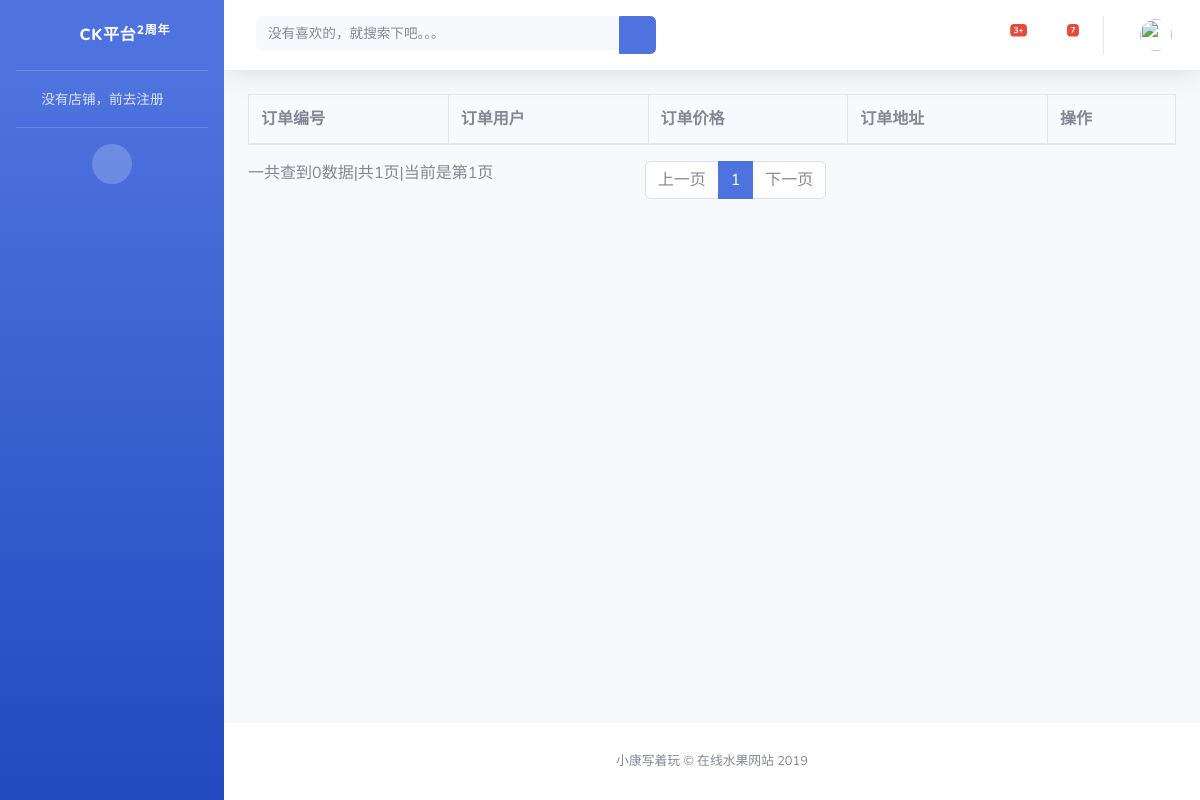
Page /Store/order_list/ on the earlier database version.
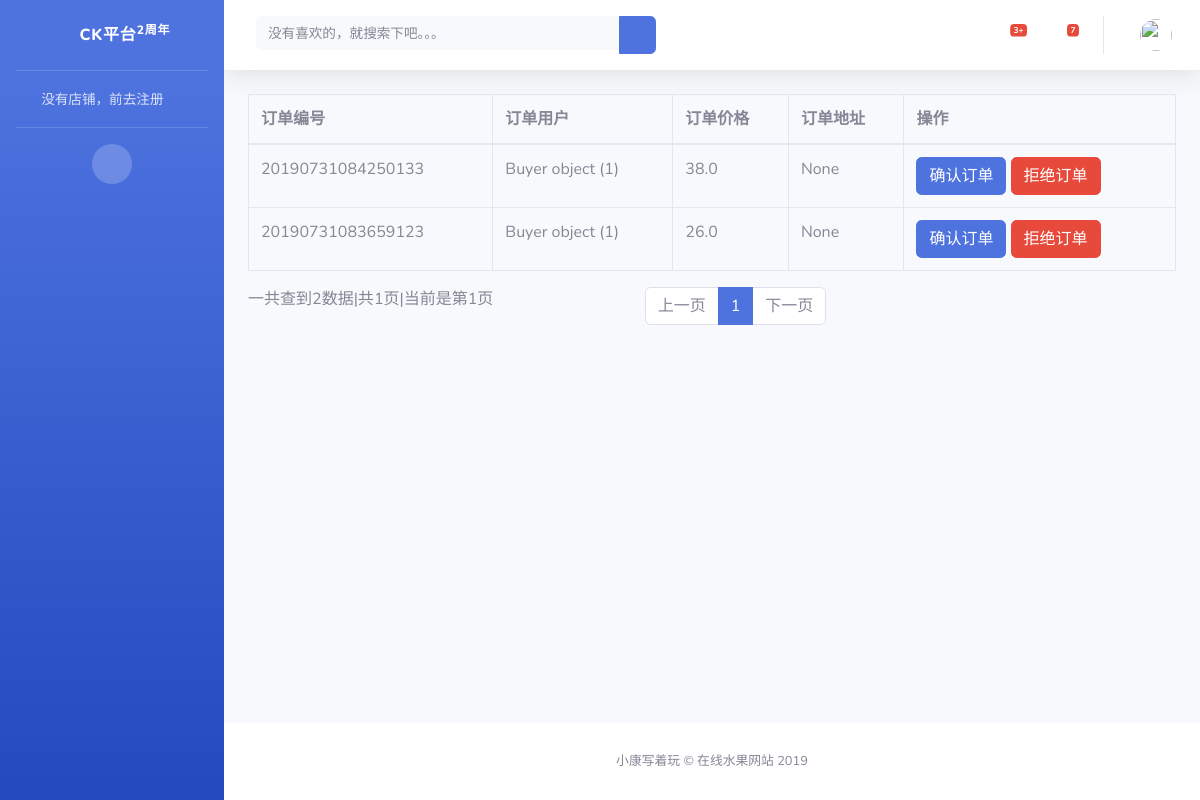
Same page on the later database version.
### Buyer/models.py (models this page shows)
class Order(models.Model):
    order_id = models.CharField(max_length=32,verbose_name='订单编号')
    goods_count = models.IntegerField(verbose_name='商品数量')
    order_user = models.ForeignKey(to=Buyer,on_delete=models.CASCADE ,verbose_name='订单用户')
    order_address = models.ForeignKey(to=Address,on_delete=models.CASCADE,verbose_name='订单地址',blank=True,null=True)
    order_status = models.IntegerField(default=1,verbose_name='订单状态')
    order_price = models.FloatField(max_length=32,verbose_name='订单总价')

class Buyer(models.Model):
    username = models.CharField(max_length=32,verbose_name="用户名")
    password = models.CharField(max_length=32,verbose_name="密码")
    email = models.EmailField(verbose_name="用户邮箱")
    phone = models.CharField(max_length=32,verbose_name="联系电话",blank=True,null=True)
    connect_address = models.TextField(max_length=32,verbose_name="联系地址",blank=True,null=True)

### Store/views.py (the view)
# urls.py: path('order_list/',order_list),#订单列表页
def order_list(request):
    store_id = request.COOKIES.get('has_store')#获取店铺id
    page_num = request.GET.get('page_num', 1)  # 获取页面
    keywords = request.GET.get('keyword', '')  # 实现模糊查找
    if keywords:
        list_order = Order.objects.filter(order_status=2,goods_name__contains=keywords).order_by('-id')
    else:
        list_order = Order.objects.filter(order_status=2).order_by('-id')
    paginator = Paginator(list_order, 6)  # 展示的内容和每一页展示的数据
    pages = paginator.count  # 获取数据的总条数
    list_sum = paginator.num_pages  # 总页数
    if int(page_num):
        page = paginator.page(int(page_num))  # 获取展示页数对应的内容
    else:
        page = paginator.page(int(page_num) + 1)  # 获取展示页数对应的内容
    page_range = paginator.page_range  # 获取页面列表数
    next_page = int(page_num)  # 下一页默认等于当前页加一
    go_page = int(page_num)  # 上一页默认当前页减一
    if next_page == list_sum:
        next_page = 0
    else:
        next_page += 1
    if go_page == 1:
        go_page = 0
    else:
        go_page -= 1
    return render(request,'store/order_list.html',locals())

### Store/templates/store/order_list.html (shortened to what this page needs)
{% extends 'store/blank.html' %}
{% block content %}
    <table class="table table-bordered">
        <thead>
               <tr>
                   <th>订单编号</th>
                   <th>订单用户</th>
                   <th>订单价格</th>
                   <th>订单地址</th>
                   <th>操作</th>
               </tr>
        </thead>
        <tbody>
               {% for order in page %}
                   <tr>
                       <td>{{ order.order_id }}</td>
                       <td>{{ order.order_user }}</td>
                       <td>{{ order.order_price }}</td>
                       <td>{{ order.order_address }}</td>
                       <td>
                           <a  class="btn btn-primary" href="/Store/confirm/?order_id={{ order.id }}">确认订单</a>
                           <a  class="btn btn-danger" href="/Store/delete_order/?ord">拒绝订单</a>
                       </td>
                   </tr>
               {% endfor %}
        </tbody>
    </table>
    <div class='row'>
      <div class="div col-sm-12 col-md-5">
          <div class="dataTables_info" id="dataTable_info">
              一共查到{{ pages }}数据|共{{ list_sum }}页|当前是第{{ page_num }}页
          </div>
      </div>
        <div class="col-sm-12 col-md-7">
           <div class="dataTables_paginate paging_simple_numbers" id="dataTable_paginate">
                <ul class="pagination">
                        {% if go_page %}
                        <li class="paginate_button page-item next">
                        <a href="?keyword={{ keywords }}&page_num={{ go_page  }}"  class="page-link" >上一页</a>
                        </li>
                        {% else %}
                         <li class="paginate_button page-item next disabled">
                        <a href=""  class="page-link " >上一页</a>
                        </li>
                        {% endif %}
                    {% for p in page_range %}
                    <li class="paginate_button page-item active">
                        <a href="?keyword={{ keywords }}&page_num={{ p }}" class="page-link">{{ p }}</a>
                    </li>
                    {% endfor %}
                    {% if next_page %}
                    <li class="paginate_button page-item next">
                        <a href="?keyword={{ keywords }}&page_num={{ next_page }}" class="page-link">下一页</a>
                    </li>
                    {% else %}
                    <li class="paginate_button page-item next disabled">
                        <a href=""  class="page-link">下一页</a>
                    </li>
                    {% endif %}
                </ul>
           </div>
        </div>
    </div>
{% endblock %}

### Store/templates/store/blank.html (shortened to what this page needs)
<!DOCTYPE html>
<html lang="en">
<head>
  <link href="/static/store/vendor/fontawesome-free/css/all.min.css" rel="stylesheet" type="text/css">
  <link href="/static/store/css/sb-admin-2.min.css" rel="stylesheet">
</head>
<body id="page-top">
  <div id="wrapper">
    <ul class="navbar-nav bg-gradient-primary sidebar sidebar-dark accordion" id="accordionSidebar">
      <a class="sidebar-brand d-flex align-items-center justify-content-center" href="index.html">
        <div class="sidebar-brand-icon rotate-n-15">
          <i class="fas fa-laugh-wink"></i>
        </div>
        <div class="sidebar-brand-text mx-3">ck平台<sup>2周年</sup></div>
      </a>
      <hr class="sidebar-divider my-0">
      {% if request.COOKIES.has_store %}
      <li class="nav-item">
        <a class="nav-link" href="/Store/index/">
          <i class="fas fa-fw fa-tachometer-alt"></i>
          <span>已拥有店铺</span></a>
      </li>
      <hr class="sidebar-divider">
      <div class="sidebar-heading">
       操作
      </div>
      <li class="nav-item">
        <a class="nav-link collapsed" href="#" data-toggle="collapse" data-target="#collapseTwo" aria-expanded="true" aria-controls="collapseTwo">
          <i class="fas fa-fw fa-cog"></i>
          <span>店家操作</span>
        </a>
        <div id="collapseTwo" class="collapse" aria-labelledby="headingTwo" data-parent="#accordionSidebar">
          <div class="bg-white py-2 collapse-inner rounded">
            <h6 class="collapse-header">操作功能区:</h6>
            <a class="collapse-item" href="/Store/good_Goods/">增加商品</a>
            <a class="collapse-item" href="/Store/add_storeType/">增加店铺类型</a>
              <a class="collapse-item" href="/Store/add_goodsType/">展示商品类型</a>
              <a class="collapse-item" href="/Store/list_goods/up/">查看在售商品</a>
              <a class="collapse-item" href="/Store/list_goods/down/">查询下架的商品</a>
          </div>
        </div>
      </li>
      <li class="nav-item">
        <a class="nav-link collapsed" href="#" data-toggle="collapse" data-target="#collapseUtilities1" aria-expanded="true" aria-controls="collapseUtilities">
          <i class="fas fa-fw fa-wrench"></i>
          <span>订单操作</span>
        </a>
        <div id="collapseUtilities1" class="collapse" aria-labelledby="headingUtilities" data-parent="#accordionSidebar">
          <div class="bg-white py-2 collapse-inner rounded">
            <a class="collapse-item" href="/Store/order_list/">查看订单</a>
            <a class="collapse-item" href="/Store/ok_order/">已处理订单</a>
          </div>
        </div>
      </li>
      {% else %}
        <li class="nav-item">
        <a class="nav-link" href="/Store/regs/">
          <i class="fas fa-fw fa-tachometer-alt"></i>
          <span>没有店铺，前去注册</span></a>
      </li>
      {% endif %}
      <hr class="sidebar-divider d-none d-md-block">
      <div class="text-center d-none d-md-inline">
        <button class="rounded-circle border-0" id="sidebarToggle"></button>
      </div>
    </ul>
    <div id="content-wrapper" class="d-flex flex-column">
      <div id="content">
        <nav class="navbar navbar-expand navbar-light bg-white topbar mb-4 static-top shadow">
          <form class="d-none d-sm-inline-block form-inline mr-auto ml-md-3 my-2 my-md-0 mw-100 navbar-search">
            <div class="input-group">
              <input type="text" name="keyword" value="{{ keywords }}" class="form-control bg-light border-0 small" placeholder="没有喜欢的，就搜索下吧。。。" aria-label="Search" aria-describedby="basic-addon2">
              <div class="input-group-append">
                <button class="btn btn-primary" type="submit">
                  <i class="fas fa-search fa-sm"></i>
                </button>
              </div>
            </div>
          </form>
          <ul class="navbar-nav ml-auto">
            <li class="nav-item dropdown no-arrow mx-1">
              <a class="nav-link dropdown-toggle" href="#" id="alertsDropdown" role="button" data-toggle="dropdown" aria-haspopup="true" aria-expanded="false">
                <i class="fas fa-bell fa-fw"></i>
                <span class="badge badge-danger badge-counter">3+</span>
              </a>
            </li>
            <li class="nav-item dropdown no-arrow mx-1">
              <a class="nav-link dropdown-toggle" href="#" id="messagesDropdown" role="button" data-toggle="dropdown" aria-haspopup="true" aria-expanded="false">
                <i class="fas fa-envelope fa-fw"></i>
                <span class="badge badge-danger badge-counter">7</span>
              </a>
            </li>
            <li class="nav-item dropdown no-arrow">
              <a class="nav-link dropdown-toggle" href="#" id="userDropdown" role="button" data-toggle="dropdown" aria-haspopup="true" aria-expanded="false">
                <img class="img-profile rounded-circle" src="https://ps.ssl.qhmsg.com/sdr/400__/t0148b9014d0e4d0575.jpg">
              </a>
            </li>
          </ul>
        </nav>
        <div class="container-fluid">
            {% block content %}
            {% endblock %}
        </div>
      </div>
      <footer class="sticky-footer bg-white">
        <div class="container my-auto">
          <div class="copyright text-center my-auto">
            <span>小康写着玩 &copy; 在线水果网站 2019</span>
          </div>
        </div>
      </footer>
    </div>
  </div>
</body>
</html>

Differences in the rows shown:
added Order: order_id "20190731084250133", order_user "Buyer object (1)", order_price "38.0", order_address "None"
added Order: order_id "20190731083659123", order_user "Buyer object (1)", order_price "26.0", order_address "None"
Other differences:
{{ pages }}: "0" → "2"
